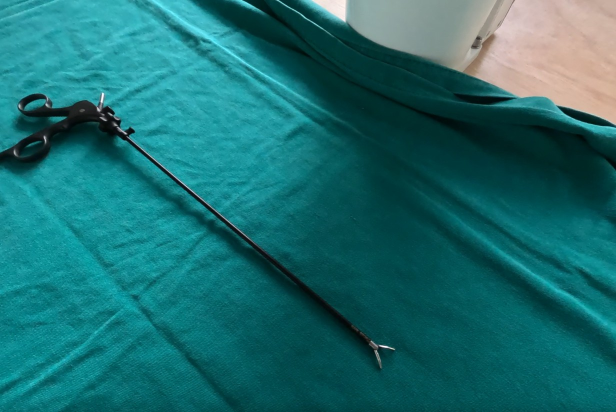
#> input picture PDI/instrumento_referencia.jpg, 1232 x 824 px (shown at 1/2 size); the run also reads 1 picture not shown here
$ python Qpratica3D.py
#> lines starting #> are read from the running program, lines starting #| are printed output that depends on the picture; after the words box and inside, x2 and y2 are one past the last pixel; in counts of white or black regions, pixels touching at a corner belong together
import cv2
import os
import numpy as np

image_folder = 'CME_18'
template_path = 'instrumento_referencia.jpg'

template = cv2.imread(template_path, 0)
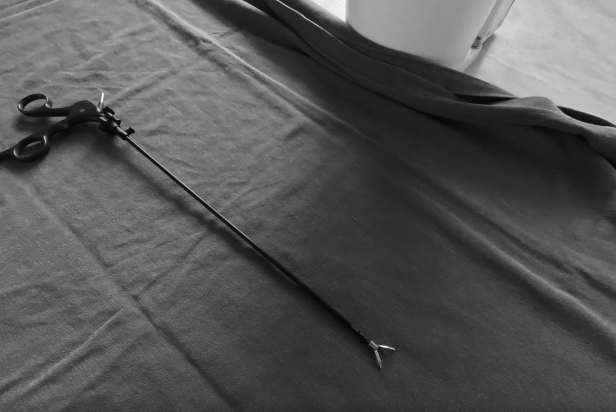
#> template: shape (824, 1232) (shown at 1/2 size); min 0, max 255, mean 84.7
template_height, template_width = template.shape[:2]
#> template_height = 824; template_width = 1232

instrument_images = []

for image_name in os.listdir(image_folder):
    image_path = os.path.join(image_folder, image_name)
    img = cv2.imread(image_path, 0)

    found_instrument = False
    for scale in np.linspace(0.5, 1.5, 10):
        resized_template = cv2.resize(template, (int(template_width * scale), int(template_height * scale)))
        res = cv2.matchTemplate(img, resized_template, cv2.TM_CCOEFF_NORMED)

        min_val, max_val, min_loc, max_loc = cv2.minMaxLoc(res)

        if max_val >= 0.6:
            found_instrument = True

            top_left = max_loc
            bottom_right = (top_left[0] + resized_template.shape[1], top_left[1] + resized_template.shape[0])
            cv2.rectangle(img, top_left, bottom_right, (0, 255, 0), 2)

            # Determinar a orientação usando o retângulo mínimo
            rect = cv2.minAreaRect(np.array([[top_left[0], top_left[1]],
                                               [bottom_right[0], top_left[1]],
                                               [bottom_right[0], bottom_right[1]],
                                               [top_left[0], bottom_right[1]]], dtype=np.float32))
            angle = rect[2]

            if angle < -45:
                angle += 90

            if abs(angle) < 15:  # Horizontal
                orientation = "Horizontal"
            elif abs(angle) > 75:  # Vertical
                orientation = "Vertical"
            else:  # Inclinado
                orientation = "Inclinado"

            # Imprimir a orientação no console
            print(f"Imagem: {image_name} - Orientação: {orientation}")

            # Adicionar a orientação na imagem
            cv2.putText(img, f'Orientation: {orientation}', (top_left[0], top_left[1] - 10),
                        cv2.FONT_HERSHEY_SIMPLEX, 0.5, (255, 255, 255), 1, cv2.LINE_AA)
            break
#> this loop made 1 pass
#> (min_val, max_val, min_loc, top_left, bottom_right, rect, angle) on pass 1: (-0.495, 0.642, (616, 313), (406, 58), (1022, 470), ((714, 264), (412, 616), -90), 0)
#> pass 1, `resized_template = cv2.resize(template, (int(template_width * scale), ..`:
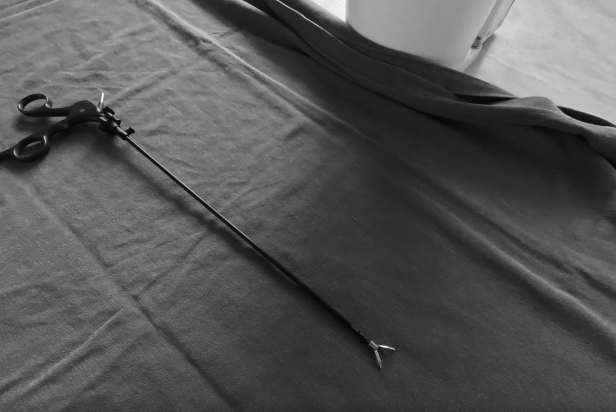
#> resized_template: shape (412, 616); min 4, max 252, mean 84.8
#> pass 1, `res = cv2.matchTemplate(img, resized_template, cv2.TM_CCOEFF_NORMED)`:
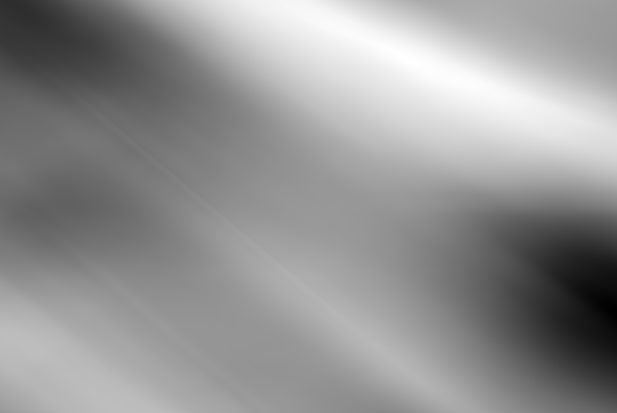
#> res: shape (413, 617) float32; min -0.495, max 0.642, mean 0.165; drawn with min black and max white
#> after the loop:
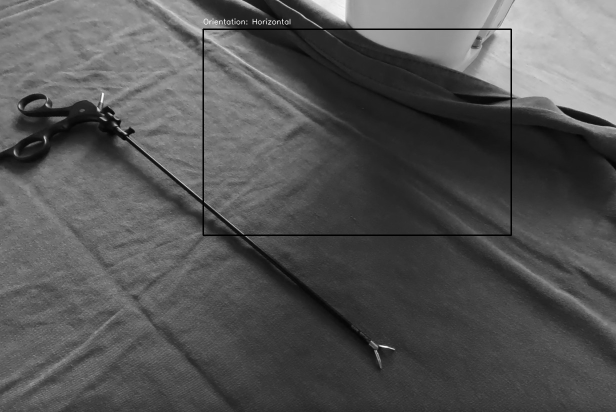
#> img: shape (824, 1232) (shown at 1/2 size); 0.72% of pixels changed, all inside (x1, y1, x2, y2) = (405, 36, 1024, 472)

    if found_instrument:
        instrument_images.append(image_name)
#> pass 2 of the loop `for image_name in os.listdir(image_folder):`:
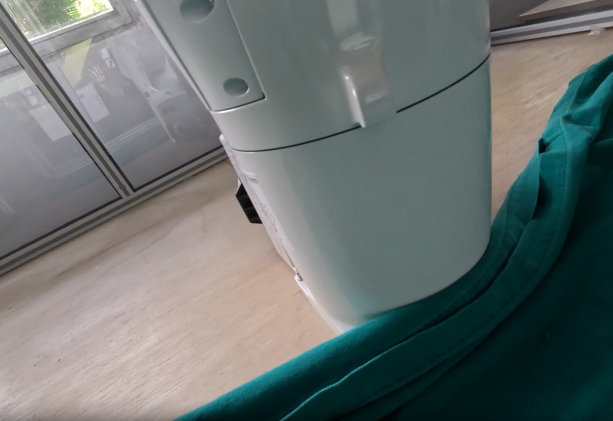
#> input picture PDI/CME_18/CME_18_2.jpg, 1226 x 842 px (shown at 1/2 size)
#> the loop `for scale in np.linspace(0.5, 1.5, 10):` made 10 passes
#> (min_val, max_val, min_loc, max_loc) on passes 1 to 8: (-0.372, 0.391, (94, 245), (370, 430)), (-0.323, 0.336, (0, 201), (392, 255)), (-0.174, 0.333, (0, 155), (286, 224)), (0.00543, 0.331, (0, 1), (175, 156)), (0.137, 0.273, (0, 0), (63, 64)), (0.183, 0.266, (74, 27), (0, 0)), (0.111, 0.355, (211, 119), (0, 0)), (0.0616, 0.442, (348, 207), (0, 0))
#> pass 1, `res = cv2.matchTemplate(img, resized_template, cv2.TM_CCOEFF_NORMED)`:
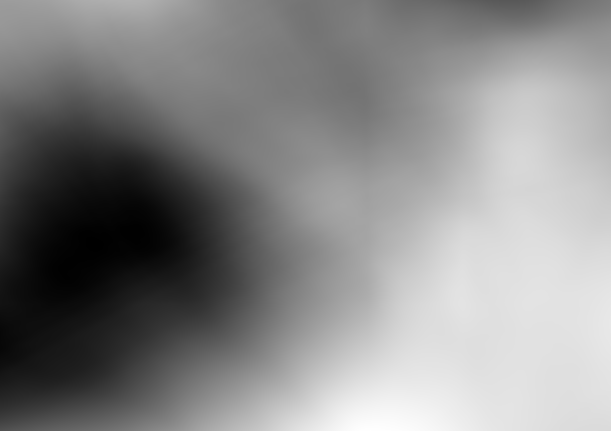
#> res: shape (431, 611) float32; min -0.372, max 0.391, mean 0.0333; drawn with min black and max white
#> after the loop `for scale in np.linspace(0.5, 1.5, 10):`:
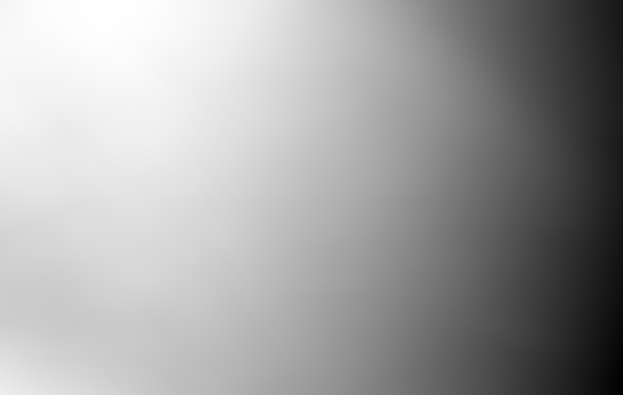
#> res: shape (395, 623) float32; min -0.0755, max 0.479, mean 0.278; drawn with min black and max white
#> pass 3 of the loop `for image_name in os.listdir(image_folder):`:
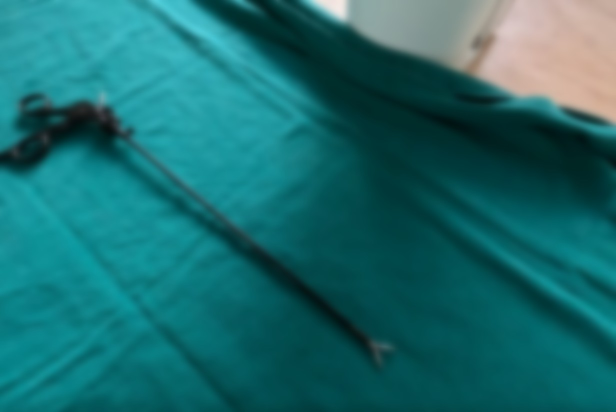
#> input picture PDI/CME_18/CME_18_3.jpg, 1232 x 824 px (shown at 1/2 size)
#> the loop `for scale in np.linspace(0.5, 1.5, 10):` made 1 pass
#> (min_val, max_val, min_loc, top_left, bottom_right, rect, angle) on pass 1: (-0.539, 0.656, (616, 313), (405, 58), (1021, 470), ((713, 264), (412, 616), -90), 0)
#> pass 1, `res = cv2.matchTemplate(img, resized_template, cv2.TM_CCOEFF_NORMED)`:
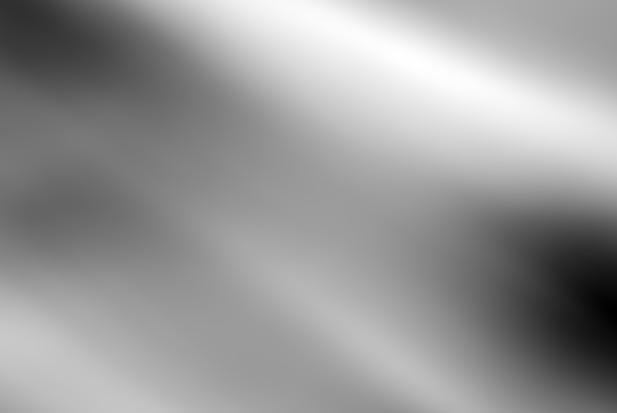
#> res: shape (413, 617) float32; min -0.539, max 0.656, mean 0.176; drawn with min black and max white
#> after the loop `for scale in np.linspace(0.5, 1.5, 10):`:
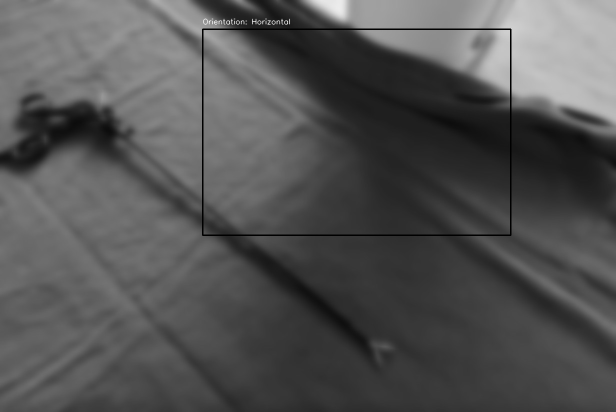
#> img: shape (824, 1232) (shown at 1/2 size); min 0, max 254, mean 83.3

# Exibir resultados
for img_name in instrument_images:
    img_path = os.path.join(image_folder, img_name)
    img = cv2.imread(img_path)
#> img is the input picture: shape (824, 1232, 3); mean B, G, R 110.9, 108.6, 28
    cv2.imshow('Detected Instrument', img)
    cv2.waitKey(0)
#> pass 2 of the loop `for img_name in instrument_images:`:
#> img is the input picture: shape (824, 1232, 3); mean B, G, R 109.9, 107.6, 27

cv2.destroyAllWindows()
print("Imagens com instrumento:", instrument_images)
